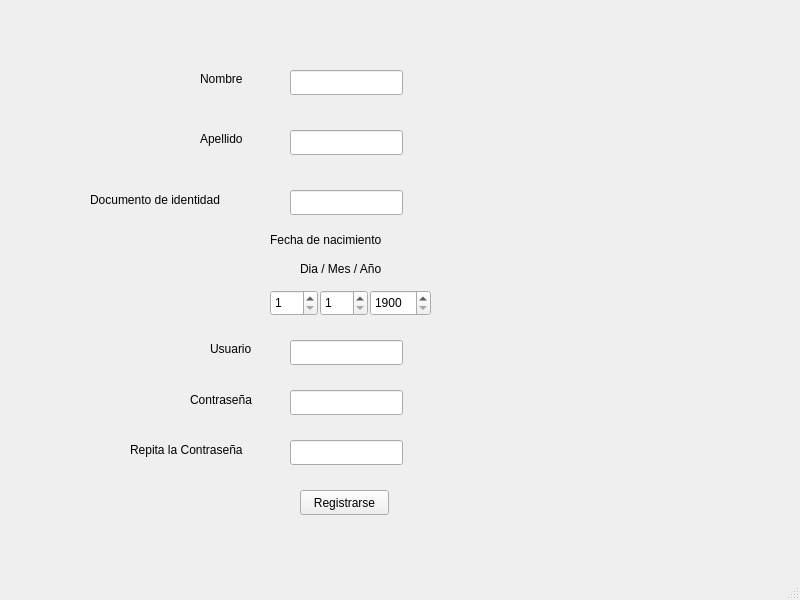
<?xml version="1.0" encoding="UTF-8"?>
<ui version="4.0">
 <class>registroMainWindow</class>
 <widget class="QMainWindow" name="registroMainWindow">
  <property name="windowModality">
   <enum>Qt::ApplicationModal</enum>
  </property>
  <property name="geometry">
   <rect>
    <x>0</x>
    <y>0</y>
    <width>800</width>
    <height>600</height>
   </rect>
  </property>
  <property name="windowTitle">
   <string>MainWindow</string>
  </property>
  <widget class="QWidget" name="centralwidget">
   <widget class="QLabel" name="label">
    <property name="geometry">
     <rect>
      <x>200</x>
      <y>70</y>
      <width>67</width>
      <height>17</height>
     </rect>
    </property>
    <property name="text">
     <string>Nombre</string>
    </property>
   </widget>
   <widget class="QLabel" name="label_2">
    <property name="geometry">
     <rect>
      <x>200</x>
      <y>130</y>
      <width>67</width>
      <height>17</height>
     </rect>
    </property>
    <property name="text">
     <string>Apellido</string>
    </property>
   </widget>
   <widget class="QLabel" name="label_3">
    <property name="geometry">
     <rect>
      <x>90</x>
      <y>190</y>
      <width>181</width>
      <height>20</height>
     </rect>
    </property>
    <property name="text">
     <string>Documento de identidad</string>
    </property>
   </widget>
   <widget class="QLabel" name="label_4">
    <property name="geometry">
     <rect>
      <x>270</x>
      <y>230</y>
      <width>161</width>
      <height>20</height>
     </rect>
    </property>
    <property name="text">
     <string>Fecha de nacimiento</string>
    </property>
   </widget>
   <widget class="QLabel" name="label_5">
    <property name="geometry">
     <rect>
      <x>300</x>
      <y>260</y>
      <width>121</width>
      <height>17</height>
     </rect>
    </property>
    <property name="text">
     <string>Dia / Mes / Año</string>
    </property>
   </widget>
   <widget class="QLabel" name="label_6">
    <property name="geometry">
     <rect>
      <x>210</x>
      <y>340</y>
      <width>67</width>
      <height>17</height>
     </rect>
    </property>
    <property name="text">
     <string>Usuario</string>
    </property>
   </widget>
   <widget class="QLabel" name="label_7">
    <property name="geometry">
     <rect>
      <x>190</x>
      <y>390</y>
      <width>91</width>
      <height>20</height>
     </rect>
    </property>
    <property name="text">
     <string>Contraseña</string>
    </property>
   </widget>
   <widget class="QLabel" name="label_8">
    <property name="geometry">
     <rect>
      <x>130</x>
      <y>440</y>
      <width>151</width>
      <height>20</height>
     </rect>
    </property>
    <property name="text">
     <string>Repita la Contraseña</string>
    </property>
   </widget>
   <widget class="QLineEdit" name="Nombre">
    <property name="geometry">
     <rect>
      <x>290</x>
      <y>70</y>
      <width>113</width>
      <height>25</height>
     </rect>
    </property>
   </widget>
   <widget class="QLineEdit" name="Apellido">
    <property name="geometry">
     <rect>
      <x>290</x>
      <y>130</y>
      <width>113</width>
      <height>25</height>
     </rect>
    </property>
   </widget>
   <widget class="QLineEdit" name="Documento">
    <property name="geometry">
     <rect>
      <x>290</x>
      <y>190</y>
      <width>113</width>
      <height>25</height>
     </rect>
    </property>
   </widget>
   <widget class="QSpinBox" name="Dia">
    <property name="geometry">
     <rect>
      <x>270</x>
      <y>290</y>
      <width>48</width>
      <height>26</height>
     </rect>
    </property>
    <property name="minimum">
     <number>1</number>
    </property>
    <property name="maximum">
     <number>31</number>
    </property>
   </widget>
   <widget class="QSpinBox" name="Mes">
    <property name="geometry">
     <rect>
      <x>320</x>
      <y>290</y>
      <width>48</width>
      <height>26</height>
     </rect>
    </property>
    <property name="minimum">
     <number>1</number>
    </property>
    <property name="maximum">
     <number>12</number>
    </property>
   </widget>
   <widget class="QSpinBox" name="year">
    <property name="geometry">
     <rect>
      <x>370</x>
      <y>290</y>
      <width>61</width>
      <height>26</height>
     </rect>
    </property>
    <property name="minimum">
     <number>1900</number>
    </property>
    <property name="maximum">
     <number>2020</number>
    </property>
   </widget>
   <widget class="QLineEdit" name="Usuario">
    <property name="geometry">
     <rect>
      <x>290</x>
      <y>340</y>
      <width>113</width>
      <height>25</height>
     </rect>
    </property>
   </widget>
   <widget class="QLineEdit" name="Contra">
    <property name="geometry">
     <rect>
      <x>290</x>
      <y>390</y>
      <width>113</width>
      <height>25</height>
     </rect>
    </property>
    <property name="echoMode">
     <enum>QLineEdit::Password</enum>
    </property>
   </widget>
   <widget class="QLineEdit" name="Verify">
    <property name="geometry">
     <rect>
      <x>290</x>
      <y>440</y>
      <width>113</width>
      <height>25</height>
     </rect>
    </property>
    <property name="echoMode">
     <enum>QLineEdit::Password</enum>
    </property>
   </widget>
   <widget class="QPushButton" name="pushButton">
    <property name="geometry">
     <rect>
      <x>300</x>
      <y>490</y>
      <width>89</width>
      <height>25</height>
     </rect>
    </property>
    <property name="text">
     <string>Registrarse</string>
    </property>
   </widget>
  </widget>
  <widget class="QMenuBar" name="menubar">
   <property name="geometry">
    <rect>
     <x>0</x>
     <y>0</y>
     <width>800</width>
     <height>22</height>
    </rect>
   </property>
  </widget>
  <widget class="QStatusBar" name="statusbar"/>
 </widget>
 <resources/>
 <connections/>
</ui>
